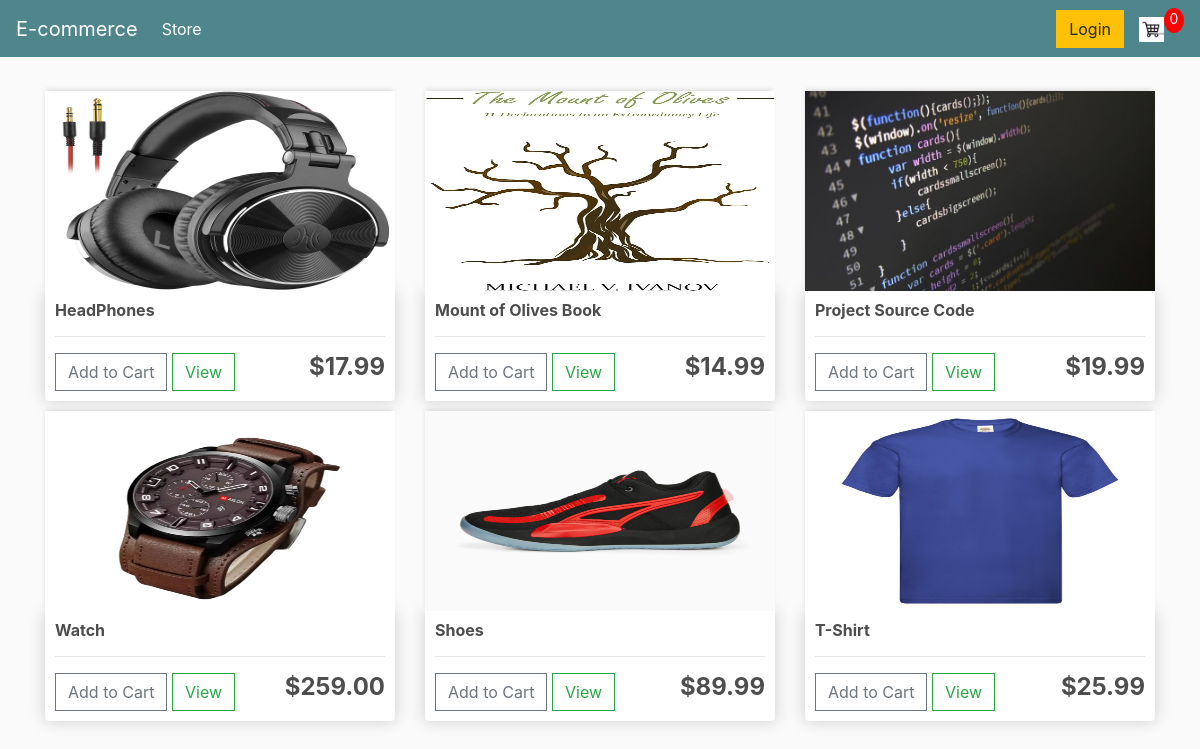
The page / on the database its author committed.
### store/models.py (models this page shows, shortened)
class Product(models.Model):
    name = models.CharField(max_length=200, null=True)
    price = models.FloatField()
    digital = models.BooleanField(default=False, null=True, blank=False)
    image = models.ImageField(null=True, blank=True)
    @property
    def imageURL(self):
        try:
            url = self.image.url
        except:
            url = ''
        return url

### store/views.py (the view)
# urls.py: path('', store, name="Store"),
def store(request):
    data = cartData(request)
    cartItems = data['cartItems']
    items = data['items']
    order = data['order']
    product = Product.objects.all()
    context = {'items':items, 'order':order, 'cartItems':cartItems, 'products':product}
    return render(request, 'store/store.html', context)

### store/utils.py (called while the page is built, shortened)
def cookieCart(request):
    try:
        cart = json.loads(request.COOKIES['cart'])
    except:
        cart = {}
    print('Cart:', cart)
    items = []
    order = {'getCartItems':0, 'getCartTotal':0, 'Shipping':False}
    cartItems = order['getCartItems']
    return{'cartItems':cartItems, 'order':order, 'items':items}

def cartData(request):
    if request.user.is_authenticated:
        customer = request.user.customer
        order, created = Order.objects.get_or_create(customer=customer, complete=False)
        items = order.orderitem_set.all()
        cartItems = order.getCartItems
    else:
        cookiesData = cookieCart(request)
        cartItems = cookiesData['cartItems']
        order = cookiesData['order']
        items = cookiesData['items']
    return{'cartItems':cartItems, 'order':order, 'items':items}

### store/Templates/store/store.html (shortened to what this page needs)
{% extends 'store/main.html' %}
{% load static %}
{% block content %}
	<div class="row">
		{% for product in products %}
		<div class="col-lg-4">
			<img class="thumbnail" src="{{product.imageURL}}">
			<div class="box-element product">
				<h6><strong>{{ product.name }}</strong></h6>
				<hr>
				<button data-product={{ product.id }} data-action = "Add" class="btn btn-outline-secondary add-btn update-cart">Add to Cart</button>
				<a class="btn btn-outline-success" href="#">View</a>
				<h4 style="display: inline-block; float: right"><strong>${{ product.price|floatformat:2 }}</strong></h4>
			</div>
		</div>
		{% endfor %}
	</div>
{% endblock content %}

### store/Templates/store/main.html (shortened to what this page needs)
<!DOCTYPE html>
{% load static %}
<html>
<head>
	<link rel="stylesheet" href="https://stackpath.bootstrapcdn.com/bootstrap/4.4.1/css/bootstrap.min.css">
	<link rel="stylesheet" type="text/css" href="{% static 'css/main.css' %}">
</head>
<body>
	<nav class="navbar navbar-expand-lg navbar-dark bg-dark">
	  <a class="navbar-brand" href="{% url 'Store' %}">E-commerce</a>
	  <div class="collapse navbar-collapse" id="navbarSupportedContent">
	    <ul class="navbar-nav mr-auto">
	      <li class="nav-item active">
	        <a class="nav-link" href="{% url 'Store' %}">Store <span class="sr-only">(current)</span></a>
	      </li>
	    </ul>
	    <div class="form-inline my-2 my-lg-0">
	     	<a href="#"class="btn btn-warning">Login</a>
	     	<a href="{% url 'Cart' %}">
	    		<img  id="cart-icon" src="{% static 'images/cart.png' %}">
	    	</a>
	    	<p id="cart-total">{{cartItems}}</p>
	    </div>
	  </div>
	</nav>
     <div class="container">
            <br>
            {% block content %}
            {% endblock %}
         </div>
</body>
</html>

### static/CSS/main.css (style rules this page uses)
body { background-color: hsl(0, 0%, 98%); }
h1,h2,h3,h4,h5,h6 { color:hsl(0, 0%, 30%); }
.box-element { box-shadow:hsl(0, 0%, 80%) 0 0 16px; background-color: #fff; border-radius: 4px; padding: 10px; }
.thumbnail { width: 100%; height: 200px; -webkit-box-shadow: -1px -3px 5px -2px rgba(214,214,214,1); -moz-box-shadow: -1px -3px 5px -2px rgba(214,214,214,1); box-shadow: -1px -3px 5px -2px rgba(214,214,214,1); }
.product { border-radius: 0 0 4px 4px; }
.bg-dark { background-color: #4f868c!important; }
#cart-icon { width:25px; display: inline-block; margin-left: 15px; }
#cart-total { display: block; text-align: center; color:#fff; background-color: red; width: 20px; height: 25px; border-radius: 50%; font-size: 14px; }
.col-lg-4, .col-lg-6, .col-lg-8, .col-lg-12 { margin-top: 10px; }
.btn { border-radius: 0; }

### rows shown on the page
Product: imageURL (picture), name "HeadPhones", price "17.99"
Product: imageURL (picture), name "Mount of Olives Book", price "14.99"
Product: imageURL (picture), name "Project Source Code", price "19.99"
Product: imageURL (picture), name "Watch", price "259.00"
Product: imageURL (picture), name "Shoes", price "89.99"
Product: imageURL (picture), name "T-Shirt", price "25.99"

### other values the page prints
{{ cartItems }} "0"
